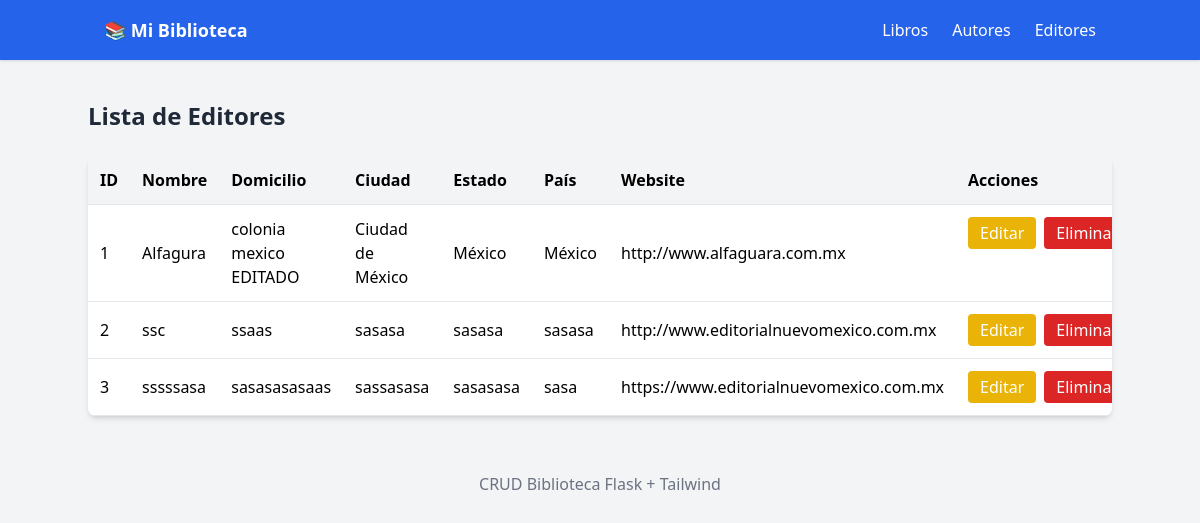
Page /editor on the committed database.
### biblioteca/models.py (models this page shows, shortened)
class Editor(db.Model):
    __tablename__ = 'editor'
    id = db.Column(db.Integer, primary_key=True)
    nombre = db.Column(db.String(30),nullable=False)
    domicilio = db.Column(db.String(50))
    ciudad = db.Column(db.String(60))
    estado = db.Column(db.String(30))
    pais = db.Column(db.String(50))
    website = db.Column(db.String(2048))
    libros = db.relationship(
        'Libro',
        back_populates='editor'
    )

### biblioteca/views.py (the view)
def editores_list():
    editores = Editor.query.order_by(Editor.id).all()
    return render_template('editor_mostrar.html', editores=editores)

### biblioteca/templates/editor_mostrar.html (shortened to what this page needs)
{% extends 'base.html' %}
{% block content %}
<div class="max-w-6xl mx-auto mt-10">
    <h2 class="text-2xl font-bold mb-6 text-gray-800">
        Lista de Editores
    </h2>
    <div class="overflow-x-auto bg-white shadow-md rounded-lg">
        <table class="min-w-full text-left">
            <thead class="bg-gray-100 border-b">
                <tr>
                    <th class="p-3">ID</th>
                    <th class="p-3">Nombre</th>
                    <th class="p-3">Domicilio</th>
                    <th class="p-3">Ciudad</th>
                    <th class="p-3">Estado</th>
                    <th class="p-3">País</th>
                    <th class="p-3">Website</th>
                    <th class="p-3">Acciones</th>
                </tr>
            </thead>
            <tbody>
                {% if editores %}
                    {% for editor in editores %}
                        <tr class="border-b hover:bg-gray-50">
                            <td class="p-3">{{ editor.id }}</td>
                            <td class="p-3">{{ editor.nombre }}</td>
                            <td class="p-3">{{ editor.domicilio }}</td>
                            <td class="p-3">{{ editor.ciudad }}</td>
                            <td class="p-3">{{ editor.estado }}</td>
                            <td class="p-3">{{ editor.pais }}</td>
                            <td class="p-3">{{ editor.website }}</td>
                            <td class="p-3 flex gap-2">
                                <a href="{{ url_for('editor_editar', id_editor=editor.id) }}"
                                   class="bg-yellow-500 text-white px-3 py-1 rounded hover:bg-yellow-600">
                                    Editar
                                </a>
                                <a href="{{ url_for('editor_eliminar', id_editor=editor.id) }}"
                                   class="bg-red-600 text-white px-3 py-1 rounded hover:bg-red-700">
                                    Eliminar
                                </a>
                            </td>
                        </tr>
                    {% endfor %}
                {% else %}
                    <tr>
                        <td colspan="8" class="p-4 text-center text-gray-500">
                            No se encontraron editores
                        </td>
                    </tr>
                {% endif %}
            </tbody>
        </table>
    </div>
</div>
{% endblock %}

### rows in the picture
Editor: id "1", nombre "Alfagura", domicilio "colonia mexico EDITADO", ciudad "Ciudad de México", estado "México", pais "México", website "http://www.alfaguara.com.mx"
Editor: id "2", nombre "ssc", domicilio "ssaas", ciudad "sasasa", estado "sasasa", pais "sasasa", website "http://www.editorialnuevomexico.com.mx"
Editor: id "3", nombre "sssssasa", domicilio "sasasasasaas", ciudad "sassasasa", estado "sasasasa", pais "sasa", website "https://www.editorialnuevomexico.com.mx"
